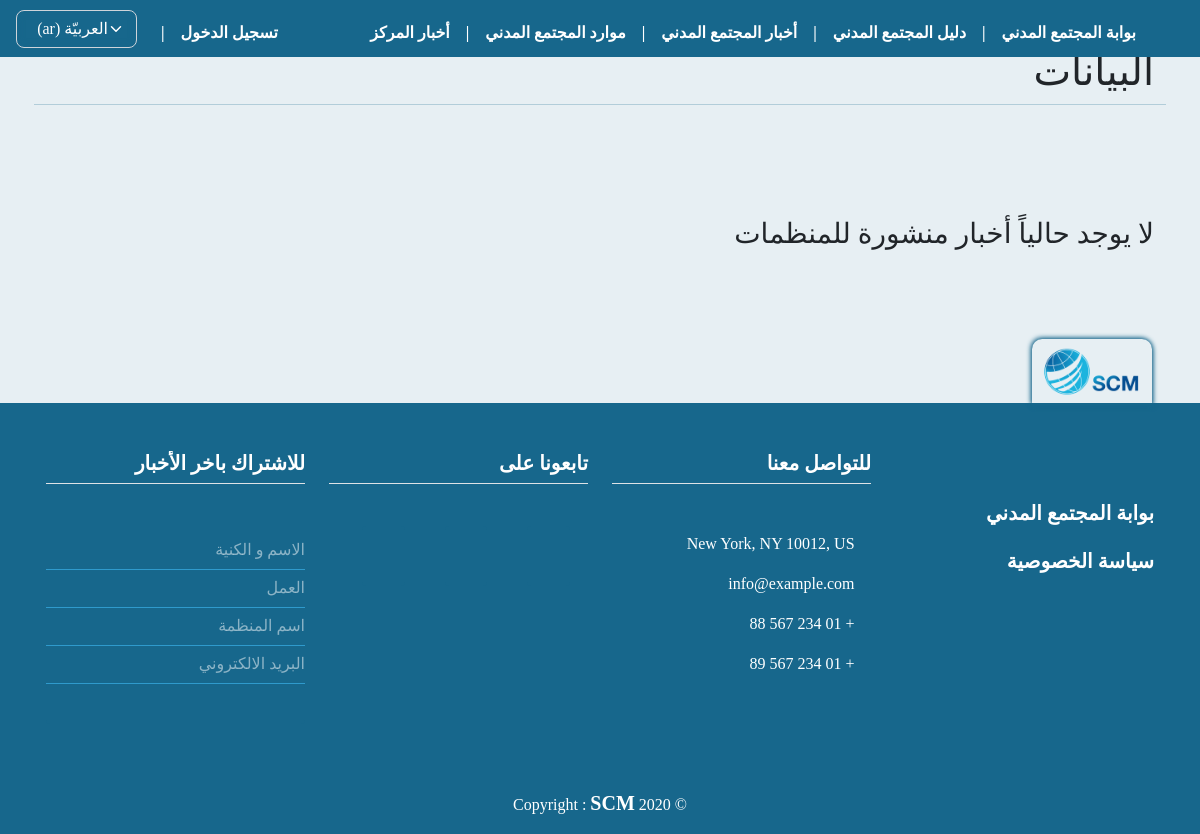
Page /data/ on the earlier database version.
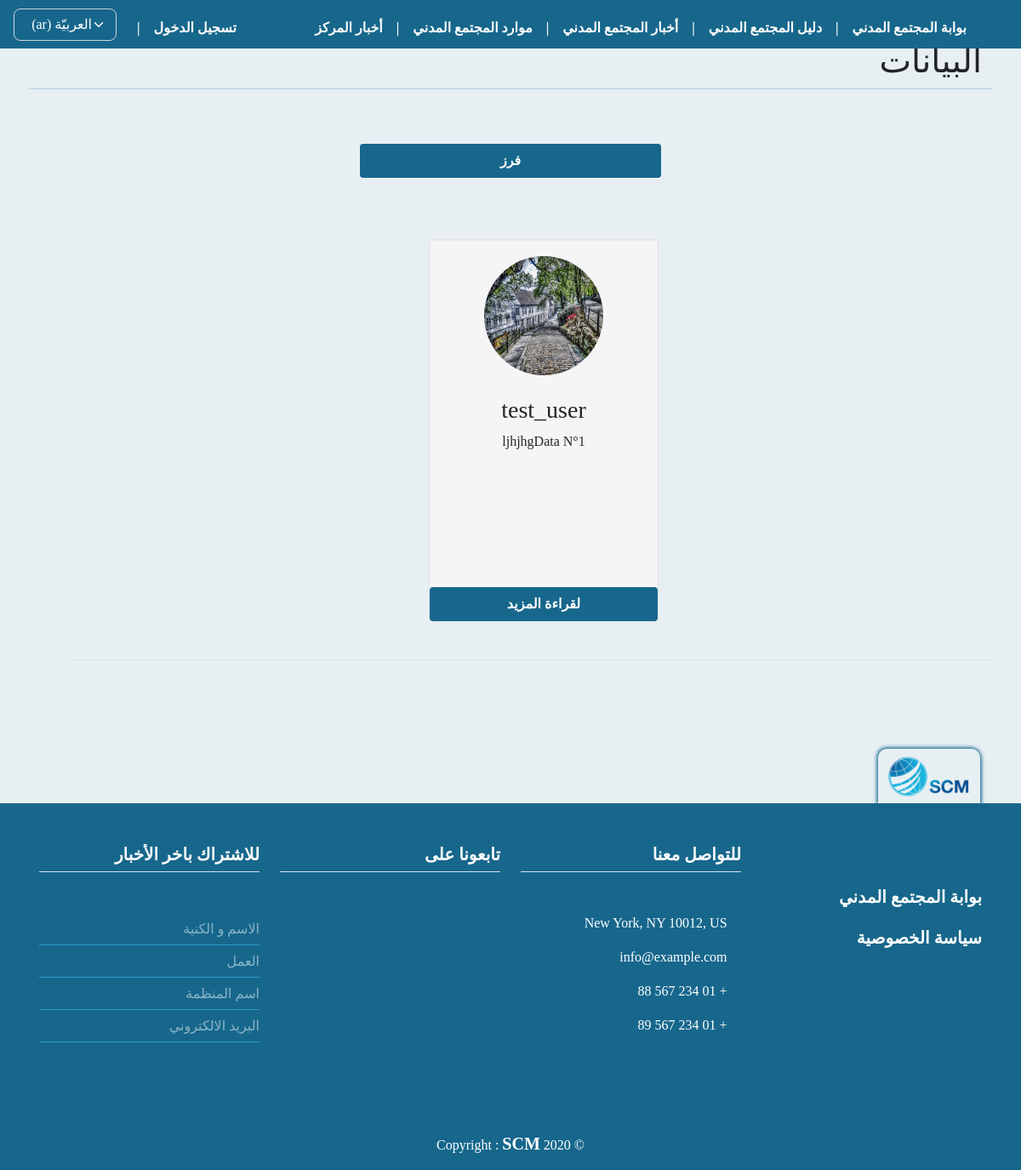
Same page on the later database version.
### orgs/models.py (models this page shows, shortened)
class OrgData(models.Model):
    user = models.ForeignKey(
        User, on_delete=models.CASCADE)
    org_name = models.ForeignKey(
        OrgProfile, on_delete=models.CASCADE, null=False, blank=True)
    title = models.CharField(max_length=255, null=False,
                             verbose_name=_('عنوان البيان'))
    media = models.FileField(upload_to="rapport_files",
                             verbose_name=_('صورة او ملف البيان'))
    publish = models.BooleanField(default=False)
    created_at = models.DateTimeField(auto_now_add=True)
    published_at = models.DateTimeField(blank=True, null=True, default=None)
    updated_at = models.DateTimeField(blank=True, null=True, default=None)

class OrgProfile(models.Model):
    type_CHOICES = (
        ('establishment', _('مؤسسة')),
        ('org', _('جمعية أو منظمة')),
        ('team', _('مبادرة / فريق')),
        ('union', _('اتحاد / تحالف / تجمع')),
        ('group', _('لجنة / تنسيقية / مجموعة'))
    )
    city_CHOICES = (
        ('aleppo', _('حلب')),
        ('damascus', _('دمشق')),
        ('suburb of damascus', _('ريف دمشق')),
        ('daraa', _('درعا')),
        ('deir ez-Zor', _('دير الزور')),
        ('hama', _('حماه')),
        ('al-Hasakah', _('الحسكة')),
        ('homs', _('حمص')),
        ('idlib', _('إدلب')),
        ('latakia', _('اللاذقية')),
        ('quneitra', _('القنيطرة')),
        ('raqqa', _('الرقة')),
        ('as-Suwayda', _('السويداء')),
        ('tartus', _('طرطوس')),
    )
    domain_CHOICES = (
        ('Media', _('إعلام')),
        ('Education', _('تعليم')),
        ('Protection', _('حماية')),
        ('Livelihoods and food security', _('سبل العيش والأمن الغذائي')),
        ('Project of clean ,water, sanitation ', _(
            'مشاريع النظافة والمياه والصرف الصحي')),
        ('Development', _('تنمية')),
        ('Law, suport, policy', _('قانون و مناصرة و سیاسة')),
        ('Donors and support volunteering', _('مانحین و دعم العمل التطوعي')),
        ('Religious org', _('منظمات دینیة')),
        ('Prof association and assembles', _('تجمعات و اتحادات مھنیة')),
        ('Health', _('صحة')),
        ('Studies and research', _('دراسات وأبحاث')),
        ('Other', _('أخرى')),
    )
    target_CHOICES = (
        ('No category selected', _('لا يوجد فئة محددة')),
        ('womans', _('نساء')),
        ('Mans', _('رجال')),
        ('Youth 18-24', _('شباب 18-24')),
        ('Child 0-18', _('أطفال 0-18')),
        ('Religious groups', _('مجموعات دینیة')),
        ('Ethnic groups', _('مجموعة عرقیة')),
        ('Persons lacking breadwinner ', _('فاقدي المعیل')),
        ('Handicapped', _('ذوي الاحتیاجات الخاصة')),
        ('Refugees', _('لاجئین')),
        ('Displaced', _('نازحین')),
        ('Returned', _('عائدین')),
        ('Other civil society organizations', _('منظمات مجتمع مدني اخرى')),
        ('Other', _('أخرى')),
    )
    bool_CHOICES = (
        ('0', _('لا')),
        ('1', _('نعم')),
    )
    polic_CHOICES = (
        ('No', _('لا يوجد')),
        ('Code of conduct', _('مدونة السلوك')),
        ('Child protection', _('حماية الطفل')),
        ('Anti-corruption', _('مكافحة الفساد')),
        ('Human resources policy', _('سياسة الموارد البشرية')),
        ('Procurement policy', _('سياسة المشتريات')),
        ('Volunteering policy', _('سياسة التطوع')),
        ('Anti-harassment Policy', _('سياسة منع التحرش')),
        ('Financial policy', _('السياسة المالية')),
        ('Equipment use Policy', _('سياسة استخدام المعدات')),
        ('privacy policy', _('سياسة الخصوصية')),
        ('Other', _('أخرى')),
    )
    user = models.ForeignKey(
        User, on_delete=models.CASCADE)
    name = models.CharField(max_length=255, null=False,
                            verbose_name=_("اسم المنظمة"))
    name_en_ku = models.CharField(max_length=255, null=True, blank=True,
                                  verbose_name=_("اسم المنظمة باللغة الانكليزية أو الكردية"))
    short_cut = models.CharField(
        max_length=255, null=True, blank=True, verbose_name=_("الاسم المختصر"))
    org_type = models.CharField(
        max_length=150, null=False, choices=type_CHOICES, verbose_name=_("نوع المنظمة"))
    position_work = CountryField(
        max_length=255, null=False, verbose_name=_("مكان العمل"))
    city_work = models.CharField(
        max_length=150, choices=city_CHOICES, null=True, blank=True, verbose_name=_("المحافظة"))
    logo = models.ImageField(upload_to="org_logos",
                             null=False, default='org_logos/default_logo.jpg', verbose_name=_("شعار المنظمة"))
    message = models.TextField(
        max_length=2000, null=False, verbose_name=_("الرؤية و الرسالة"))
    name_managing_director = models.CharField(
        max_length=255, null=True, blank=True, verbose_name=_("اسم رئيس مجلس اﻹدارة"))
    name_ceo = models.CharField(
        max_length=255, null=True, blank=True, verbose_name=_('اسم المدير التنفيذي'))
    site_web = models.URLField(
        max_length=255, null=True, blank=True, verbose_name=_('الموقع الالكتروني'))
    facebook = models.URLField(
        max_length=255, null=True, blank=True, verbose_name=_('صفحة فيسبوك'))
    twitter = models.URLField(
        max_length=255, null=True, blank=True, verbose_name=_('صفحة تويتر'))
    email = models.EmailField(max_length=255, null=True,
                              blank=True, verbose_name=_('البريد الاكتروني'))
    phone = models.CharField(max_length=100, null=True,
                             blank=True, verbose_name=_('رقم الهاتف'))
    name_person_contact = models.CharField(
        max_length=255, null=True, blank=True, verbose_name=_('اسم الشخص المسؤول عن التواصل'))
    email_person_contact = models.EmailField(
        max_length=255, null=True, blank=True, verbose_name=_('البريد الاكتروني للشخص المسؤول عن التواصل'))
    org_adress = models.CharField(
        max_length=255, null=False, verbose_name=_('عنوان المقر الرئيسي'))
    work_domain = models.CharField(
        max_length=255, choices=domain_CHOICES, null=False, verbose_name=_('مجال العمل'))
    target_cat = models.CharField(
        max_length=255, null=False, choices=target_CHOICES, verbose_name=_('الفئات المستهدفة'))
    date_of_establishment = models.CharField(
        max_length=150, null=True, blank=True, verbose_name=_('تاريخ سنة التأسيس'))
    is_org_registered = models.CharField(
        max_length=100, null=False, choices=bool_CHOICES, verbose_name=_('هل المنظمة مسجلة ؟'))
    org_registered_country = CountryField(
        max_length=255, null=True, blank=True, verbose_name=_("بلد التسجيل"))
    org_members_count = models.PositiveIntegerField(
        validators=[MinValueValidator(1)], null=True, blank=True, verbose_name=_('عدد اﻷعضاء'))
    org_members_womans_count = models.PositiveIntegerField(
        validators=[MinValueValidator(1)], null=True, blank=True, verbose_name=_('عدد النساء من اﻷعضاء'))
    w_polic_regulations = models.CharField(
        max_length=200, null=False, choices=polic_CHOICES, verbose_name=_('السياسات واللوائح المكتوبة'))
    org_member_with = models.CharField(max_length=100, null=True, blank=True, choices=bool_CHOICES, verbose_name=_(
        'ھل المؤسسة عضو في اي شبكة او تحالف او جسم تنسیقي؟'))
    coalition_name = models.CharField(
        max_length=255, null=True, blank=True, verbose_name=_('اسم الشبكة / التحالف'))
    publish = models.BooleanField(default=False)
    created_at = models.DateTimeField(auto_now_add=True)
    published_at = models.DateTimeField(blank=True, null=True, default=None)
    updated_at = models.DateTimeField(blank=True, null=True, default=None)
    def __str__(self):
        if self.user:
            return self.user.username

### orgs/views.py (the view)
# urls.py: path('data/', views.data, name="data"),
def data(request):
    datas = OrgData.objects.filter(publish=True).order_by('-created_at')
    myFilter = OrgsDataFilter(request.GET, queryset=datas)
    datas = myFilter.qs
    paginator = Paginator(datas, 12)
    page = request.GET.get('page')
    try:
        datas = paginator.get_page(page)
    except(EmptyPage, InvalidPage):
        datas = paginator.page(paginator.num_pages)
    context = {
        'datas': datas,
        'myFilter': myFilter,
    }
    return render(request, 'orgs/data/data.html', context)

### templates/orgs/data/data.html (shortened to what this page needs)
{% extends 'base.html' %}
{% load static i18n crispy_forms_tags%}
{% block content %}
<div class="row pt-4 mt-4 mb-4">
    <h1>{% trans 'البيانات' %}</h1>
    <hr>
    <div class="">
        <div class="row mt-4">
            <div class="col-lg-4 col-md-12 col-sm-12 col-xs-12">
            </div>
            {% if datas %}
            <div class="col-lg-4 col-md-12 col-sm-12 col-xs-12">
                <a class="btn btn-block mt-4" data-toggle="collapse" href="#collapseFiltre" aria-expanded="false"
                    aria-controls="collapseFiltre">{% trans 'فرز' %}</a>
            </div>
            {% endif %}
            <div class="col-lg-4 col-md-12 col-sm-12 col-xs-12">
            </div>
            <div class="row mt-4 pt-4">
                <div class="row justify-content-center pt-4 pb-4 mb-4">
                    {% if datas %}
                    {% for data in datas %}
                    <div class="span3 well">
                        <center>
                            {% if '.pdf' in data.media.url %}
                            {% else  %}
                            <a href="{% url 'data_detail' data.id %}">
                                <img src="{{ data.media.url }}" name="{{ data.title }}" title="{{ data.title }}"
                                    alt="{{ data.title }}" width="140" height="140" class="img-circle"></a>
                            {% endif  %}
                            <h3 class="mt-4">{{ data.org_name }}</h3>
                            <p>{{ data.title }}</p>
                            <p>
                                <a href="{% url 'data_detail' data.id %}" class="btn btn-block">
                                    {% trans 'لقراءة المزيد' %} </a>
                            </p>
                        </center>
                    </div>
                    {% endfor %}
                    <div class="pagination row border-top mt-4 pt-4" dir="ltr">
                    </div>
                    {% else %}
                    <h3> {% trans " لا يوجد حالياً أخبار منشورة للمنظمات" %} </h3>
                    {% endif %}
                </div>
            </div>
        </div>
</div>
{% endblock %}

Differences in the rows shown:
added OrgData: media (picture), org_name "test_user", title "ljhjhgData N°1"
Other differences:
text no longer shown: "لا يوجد حالياً أخبار منشورة للمنظمات"
text now shown: "فرز"
